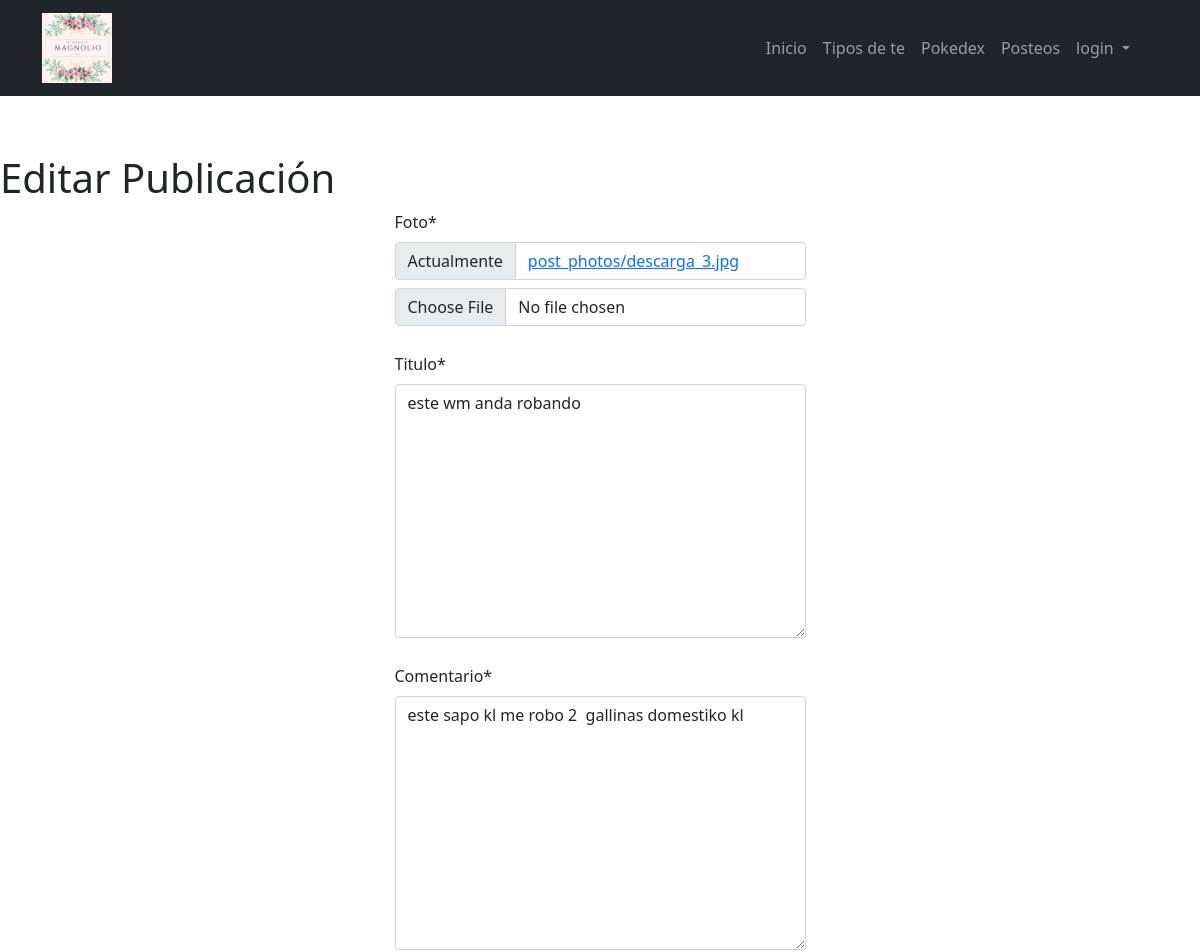
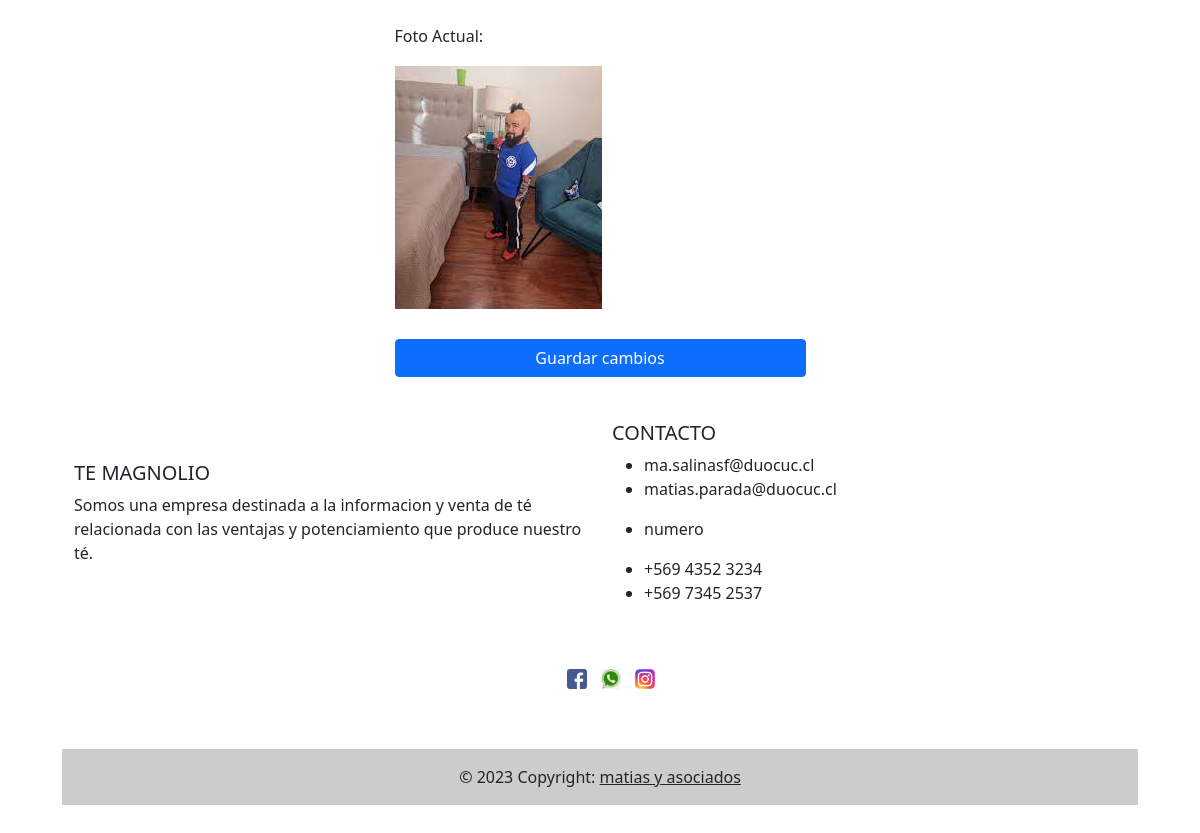
/Post/2/editar, run on the app's committed database (2 pictures, top to bottom).
### app/models.py (models this page shows, shortened)
class Post(models.Model):
    autor = models.ForeignKey(User, on_delete=models.CASCADE)
    fecha_Post = models.DateTimeField(auto_now_add=True)
    foto = models.ImageField(upload_to='post_photos/')
    titulo =    models.TextField()
    comentario = models.TextField()

### app/views.py (the view)
# urls.py: path('Post/<int:post_id>/editar', views.editar_post, name='editar'),
def editar_post(request, post_id):
    instancia = get_object_or_404(Post, id=post_id)
    if request.method == "POST":
        form = PostForm(request.POST, request.FILES, instance=instancia)
        if form.is_valid():
            form.save()
            messages.success(request, '¡Post editado correctamente!')
            return redirect('listar')
        else:
            messages.error(request, "Error, No se pudo editar su post")
    else:
        form = PostForm(instance=instancia)
    return render(request, "post/postEditar.html", {'form': form})

### app/forms.py
class PostForm(forms.ModelForm):
    class Meta:
        model = Post
        fields = ['foto', 'titulo' ,'comentario']

### templates/post/postEditar.html (shortened to what this page needs)
{% extends 'base.html' %}
{% load static %}
{% load crispy_forms_tags %}
{% block content %}
  <div class="row-cols-auto">
    <h1>Editar Publicación</h1>
    <form method="post" enctype="multipart/form-data">
      {{form | crispy}}
      <label for="id_foto" id="foto_label">Foto Actual:</label>
      <img src="{{ form.instance.foto.url }}" alt="Foto Actual" id="foto_post">
      <button type="submit" class="btn btn-primary" id="btn_guardar">Guardar cambios</button>
    </form>
  </div>
{% endblock %}

### static/css/style.css (style rules this page uses)
body { display: flex; flex-direction: column; align-items: stretch; justify-content: stretch; height: 100vh; margin: 0; }
img { max-width: 100%; height: auto; }

### templates/post/postEditar.html (style rules this page uses)
form { display: grid; grid-template-columns: auto; grid-gap: 10px; align-items: center; justify-content: center; }
#btn_guardar { margin-top: 20px; }

### data on the page
Post: titulo "este wm anda robando", comentario "este sapo kl me robo 2 gallinas domestiko kl", instance.foto (picture)
